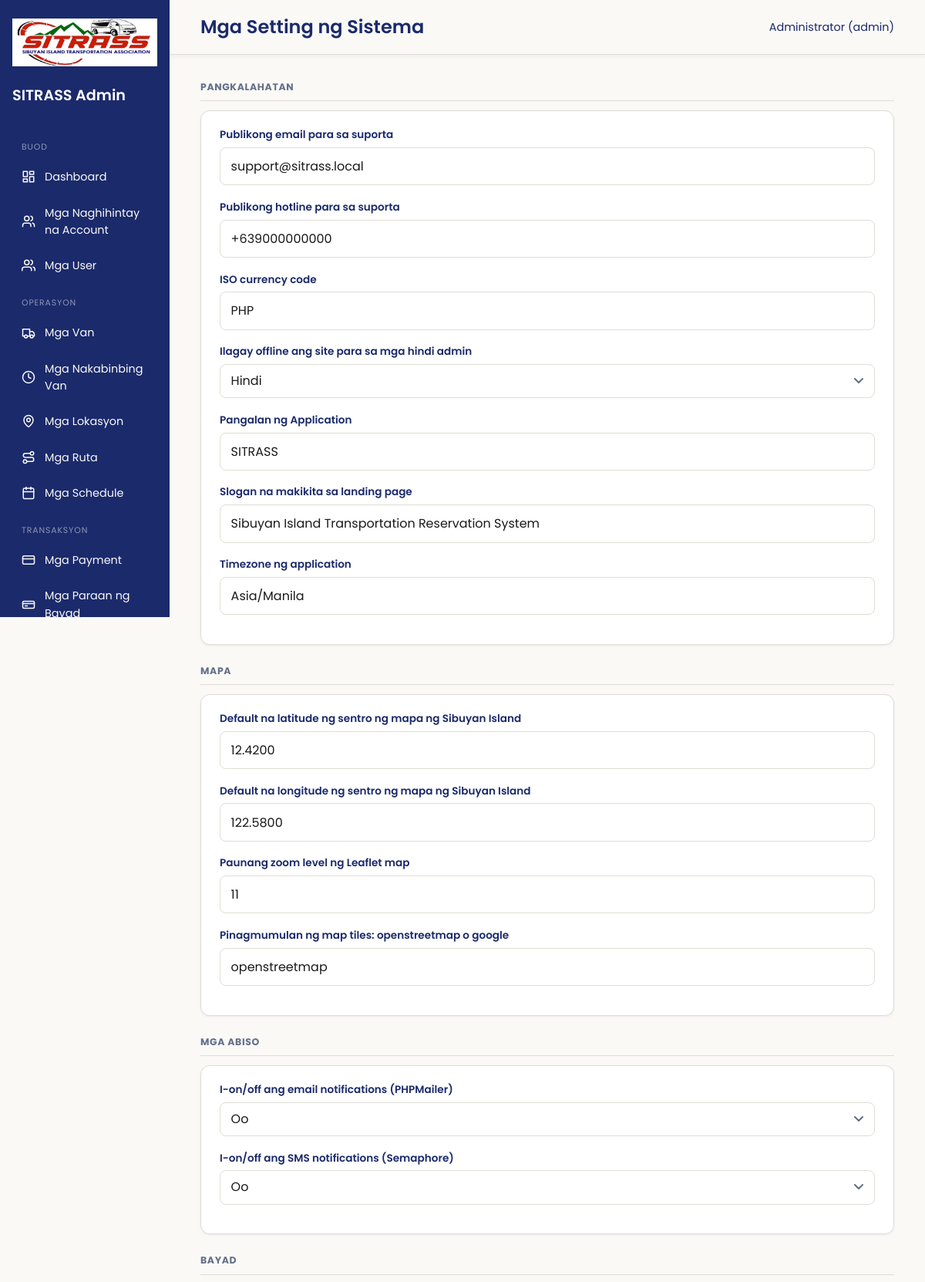
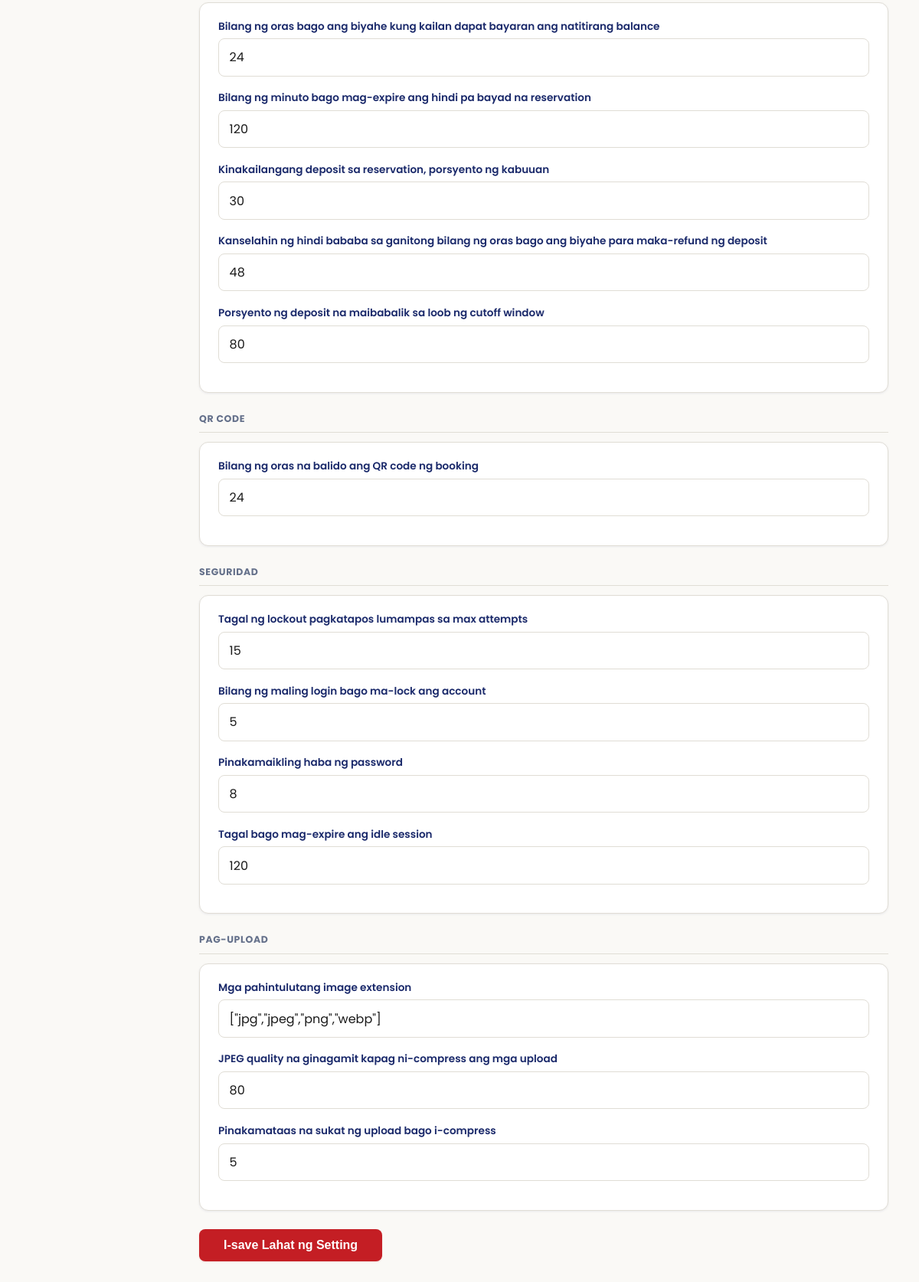
Screenshot of /public/settings (signed in) with the database file from the repository (2 pictures, top to bottom).
### tables this page shows
CREATE TABLE `system_settings` (
  `setting_id`    SMALLINT UNSIGNED NOT NULL AUTO_INCREMENT,
  `setting_key`   VARCHAR(80)  NOT NULL,
  `setting_value` TEXT         DEFAULT NULL,
  `data_type`     ENUM('string','integer','decimal','boolean','json') NOT NULL DEFAULT 'string',
  `group_name`    VARCHAR(50)  NOT NULL DEFAULT 'general',
  `description`   VARCHAR(255) DEFAULT NULL,
  `is_public`     TINYINT(1)   NOT NULL DEFAULT 0 COMMENT 'Safe to expose to frontend',
  `updated_by`    BIGINT UNSIGNED DEFAULT NULL,
  `updated_at`    TIMESTAMP    NOT NULL DEFAULT CURRENT_TIMESTAMP ON UPDATE CURRENT_TIMESTAMP,
  PRIMARY KEY (`setting_id`),
  UNIQUE KEY `uq_settings_key` (`setting_key`),
  KEY `idx_settings_group` (`group_name`),
  KEY `idx_settings_user`  (`updated_by`),
  CONSTRAINT `fk_settings_user` FOREIGN KEY (`updated_by`) REFERENCES `users` (`user_id`) ON DELETE SET NULL ON UPDATE RESTRICT
);

### app/views/View.php (called while the page is built, shortened)
<?php
class View {
    public static function render($template, $data = []) {
        extract($data);
        $templateFile = __DIR__ . '/templates/' . $template . '.php';
        require $templateFile;
    }
}

### app/controllers/SettingsController.php (called while the page is built, shortened)
<?php
class SettingsController extends Controller {
    public function index() {
        $settingModel = new SystemSetting();
        $grouped = $settingModel->getAllGrouped();
        $saved = $_SESSION['settings_saved'] ?? false;
        View::render('admin-settings', [
            'pageTitle' => 'Mga Setting - SITRASS Admin',
                        'pageHeading' => t('settings_page_heading'),
            'grouped' => $grouped,
            'saved' => $saved,
        ]);
    }
}

### config/database.php (called while the page is built, shortened)
<?php
$config = [
    'host' => 'localhost',
    'dbname' => 'sitrass_db',
    'user' => 'root',
    'pass' => '',
    'charset' => 'utf8mb4',
];
$localFile = __DIR__ . '/database.local.php';
return $config;

### app/models/Model.php (called while the page is built, shortened)
<?php
class Model {
    public function __construct() {
        $config = require __DIR__ . '/../../config/database.php';
        $dsn = 'mysql:host=' . $config['host'] . ';dbname=' . $config['dbname'] . ';charset=' . $config['charset'];
        try {
            $this->db = new PDO($dsn, $config['user'], $config['pass']);
        } catch (PDOException $e) {
            die('Database connection failed: ' . $e->getMessage());
        }
    }
}

### app/models/SystemSetting.php (called while the page is built, shortened)
<?php
class SystemSetting extends Model {
    public function getAllGrouped() {
        $stmt = $this->db->query(
            "SELECT * FROM system_settings ORDER BY group_name, setting_key"
        );
        $rows = $stmt->fetchAll(PDO::FETCH_ASSOC);
        $grouped = [];
        foreach ($rows as $row) {
            $grouped[$row['group_name']][] = $row;
        }
        return $grouped;
    }
}

### app/helpers/Lang.php (called while the page is built, shortened)
<?php
class Lang {
    protected static $strings = null;
    public static function current() {
        return 'tl';
    }
    public static function load() {
        if (self::$strings === null) {
            $lang = self::current();
            $file = __DIR__ . '/../lang/' . $lang . '.php';
            self::$strings = file_exists($file) ? require $file : [];
        }
        return self::$strings;
    }
}
function t($key) {
    $strings = Lang::load();
    return $strings[$key] ?? $key;
}

### app/views/templates/admin-settings.php (the view, shortened to what this page needs)
<?php require __DIR__ . '/_admin_header.php'; ?>
<?php
$groupLabelKeys = [
    'general' => 'settings_group_general',
    'payment' => 'settings_group_payment',
    'booking' => 'settings_group_booking',
    'security' => 'settings_group_security',
    'notifications' => 'settings_group_notifications',
    'map' => 'settings_group_map',
    'uploads' => 'settings_group_uploads',
    'qr' => 'settings_group_qr',
    'tracking' => 'settings_group_tracking',
];
function settingLabel($setting, $overrides) {
    $lang = Lang::current();
    if ($lang === 'tl' && isset($overrides['tl'][$setting['setting_key']])) {
        return $overrides['tl'][$setting['setting_key']];
    }
    return $setting['description'] ?: $setting['setting_key'];
}
?>
<form method="POST" action="/sitrass/public/settings/update">
    <?php foreach ($grouped as $groupName => $settings): ?>
        <?php if (in_array($groupName, ['booking', 'tracking'])) { continue; }  ?>
        <div class="form-section">
            <div class="form-section-title"><?= isset($groupLabelKeys[$groupName]) ? t($groupLabelKeys[$groupName]) : htmlspecialchars($groupName ?? '') ?></div>
            <div class="card">
                <?php foreach ($settings as $s): ?>
                    <div class="field">
                        <label for="setting_<?= (int)$s['setting_id'] ?>"><?= htmlspecialchars(settingLabel($s, $settingDescOverrides)) ?></label>
                        <?php if ($s['data_type'] === 'boolean'): ?>
                            <select id="setting_<?= (int)$s['setting_id'] ?>" name="setting_<?= (int)$s['setting_id'] ?>">
                                <option value="1" <?= $s['setting_value'] == '1' ? 'selected' : '' ?>><?= t('option_yes') ?></option>
                                <option value="0" <?= $s['setting_value'] == '0' ? 'selected' : '' ?>><?= t('option_no') ?></option>
                            </select>
                        <?php else: ?>
                            <input type="text" id="setting_<?= (int)$s['setting_id'] ?>" name="setting_<?= (int)$s['setting_id'] ?>" value="<?= htmlspecialchars($s['setting_value']) ?>">
                        <?php endif; ?>
                    </div>
                <?php endforeach; ?>
            </div>
        </div>
    <?php endforeach; ?>
        <button type="submit" class="btn" style="width:auto; padding:0.75rem 2rem;"><?= t('btn_save_all_settings') ?></button>
</form>
<?php require __DIR__ . '/_admin_footer.php'; ?>

### public/css/style.css (style rules this page uses)
:root { --teal-dark: #1b2a6b; --ocean: #1b2a6b; --amber: #c41e24; --amber-light: #f2a54a; --sand: #faf9f6; --ink: #1a1a1a; --forest: #2d6a34; --danger: #c41e24; --border: #e0ddd5; --white: #ffffff; --slate: #64708a; --slate-bg: #f1f2f6; --info: #2563a8; --shadow-sm: 0 1px 3px rgba(27, 42, 107, 0.08); --shadow-md: 0 4px 16px rgba(27, 42, 107, 0.1); --radius: 12px; --radius-input: 8px; --radius-lg: 16px; --space-1: 4px; --space-2: 8px; --space-3: 12px; --space-4: 16px; --space-5: 20px; --space-6: 24px; --space-8: 32px; --space-10: 40px; }
* { box-sizing: border-box; }
html { -webkit-text-size-adjust: 100%; }
body { margin: 0; font-family: "Poppins", -apple-system, "Segoe UI", sans-serif; background: var(--sand); color: var(--ink); line-height: 1.55; font-size: 16px; }
.field { margin-bottom: 1.1rem; }
.field label { display: block; font-size: 0.85rem; font-weight: 600; margin-bottom: 0.35rem; color: var(--teal-dark); }
.field input, .field select, .field textarea { width: 100%; padding: 0.7rem 0.85rem; border: 1.5px solid var(--border); border-radius: var(--radius-input); font-size: 1rem; background: var(--white); font-family: inherit; color: var(--ink); transition: border-color 0.15s ease, box-shadow 0.15s ease; }
.field input::placeholder, .field textarea::placeholder { color: var(--slate); opacity: 0.7; }
.field select { appearance: none; background-repeat: no-repeat; background-position: right 0.85rem center; padding-right: 2.2rem; }
.btn { display: inline-block; width: 100%; padding: 0.75rem 1.2rem; background: var(--amber); color: var(--white) !important; border: none; border-radius: var(--radius-input); font-size: 1rem; font-weight: 600; cursor: pointer; text-align: center; text-decoration: none !important; transition: background 0.15s ease, transform 0.1s ease, box-shadow 0.15s ease; box-shadow: 0 1px 2px rgba(196, 30, 36, 0.15); }
.card { background: var(--white); border: 1px solid var(--border); border-radius: var(--radius); padding: 1.25rem 1.5rem; margin-bottom: 1rem; box-shadow: var(--shadow-sm); }
.form-section { margin-bottom: var(--space-6); }
.form-section-title { font-size: 0.78rem; text-transform: uppercase; letter-spacing: 0.05em; color: var(--slate); font-weight: 700; margin-bottom: var(--space-3); padding-bottom: var(--space-2); border-bottom: 1px solid var(--border); }
.auth-card, .card, .stat-card, .list-card, .modal-box { animation: fadeInUp 0.3s ease; }
.form-section { animation: fadeInUp 0.3s ease; }
.form-section + .form-section { margin-top: 1.5rem; }

### rows the page displays
system_settings: setting_key "Publikong email para sa suporta", setting_value "support@sitrass.local"
system_settings: setting_key "Publikong hotline para sa suporta", setting_value "+639000000000"
system_settings: setting_key "ISO currency code", setting_value "PHP"
system_settings: setting_key "Ilagay offline ang site para sa mga hindi admin", setting_value+setting_id "Hindi"
system_settings: setting_key "Pangalan ng Application", setting_value "SITRASS"
system_settings: setting_key "Slogan na makikita sa landing page", setting_value "Sibuyan Island Transportation Reservation System"
system_settings: setting_key "Timezone ng application", setting_value "Asia/Manila"
system_settings: setting_key "Default na latitude ng sentro ng mapa ng Sibuyan Island", setting_value "12.4200"
system_settings: setting_key "Default na longitude ng sentro ng mapa ng Sibuyan Island", setting_value "122.5800"
system_settings: setting_key "Paunang zoom level ng Leaflet map", setting_value "11"
system_settings: setting_key "Pinagmumulan ng map tiles: openstreetmap o google", setting_value "openstreetmap"
system_settings: setting_key "I-on/off ang email notifications (PHPMailer)", setting_value+setting_id "Oo"
system_settings: setting_key "I-on/off ang SMS notifications (Semaphore)", setting_value+setting_id "Oo"
system_settings: setting_key "Bilang ng oras bago ang biyahe kung kailan dapat bayaran ang natitirang balance", setting_value "24"
system_settings: setting_key "Bilang ng minuto bago mag-expire ang hindi pa bayad na reservation", setting_value "120"
system_settings: setting_key "Kinakailangang deposit sa reservation, porsyento ng kabuuan", setting_value "30"
system_settings: setting_key "Kanselahin ng hindi bababa sa ganitong bilang ng oras bago ang biyahe para maka-refund ng deposit", setting_value "48"
system_settings: setting_key "Porsyento ng deposit na maibabalik sa loob ng cutoff window", setting_value "80"
system_settings: setting_key "Bilang ng oras na balido ang QR code ng booking", setting_value "24"
system_settings: setting_key "Tagal ng lockout pagkatapos lumampas sa max attempts", setting_value "15"
system_settings: setting_key "Bilang ng maling login bago ma-lock ang account", setting_value "5"
system_settings: setting_key "Pinakamaikling haba ng password", setting_value "8"
system_settings: setting_key "Tagal bago mag-expire ang idle session", setting_value "120"
system_settings: setting_key "Mga pahintulutang image extension", setting_value "[\"jpg\",\"jpeg\",\"png\",\"webp\"]"
system_settings: setting_key "JPEG quality na ginagamit kapag ni-compress ang mga upload", setting_value "80"
system_settings: setting_key "Pinakamataas na sukat ng upload bago i-compress", setting_value "5"

### other values shown
t('role_admin') "Admin"
t('nav_section_overview') "BUOD"
t('nav_dashboard') "Dashboard"
t('nav_pending_accounts') "Mga Naghihintay na Account"
t('nav_users') "Mga User"
t('nav_section_operations') "OPERASYON"
t('nav_vans') "Mga Van"
t('nav_pending_vans') "Mga Nakabinbing Van"
t('nav_locations') "Mga Lokasyon"
t('nav_routes') "Mga Ruta"
t('nav_schedules') "Mga Schedule"
t('nav_section_transactions') "TRANSAKSYON"
t('nav_payments') "Mga Payment"
t('nav_payment_methods') "Mga Paraan ng Bayad"
$pageHeading "Mga Setting ng Sistema"
